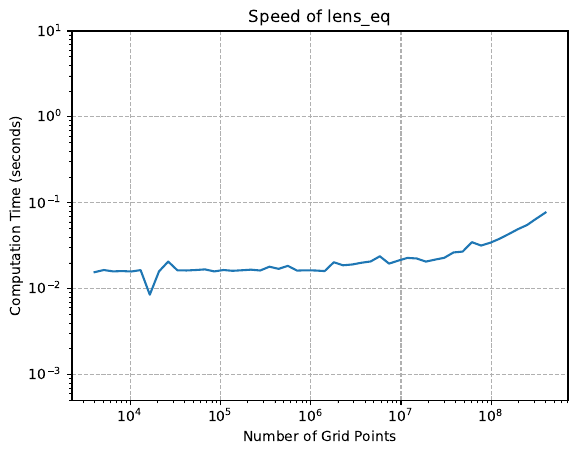

This chart was generated by the following Python code:
from functools import partial
import jax
import numpy as np
import jax.numpy as jnp
from jax import jit, lax
from microjax.poly_solver import poly_roots
from microjax.utils import match_points
from microjax.coeffs import _poly_coeffs_binary, _poly_coeffs_triple 
from microjax.coeffs import _poly_coeffs_critical_triple, _poly_coeffs_critical_binary
from microjax.point_source import lens_eq, lens_eq_det_jac
#jax.config.update("jax_enable_x64", True)

resolution = jnp.logspace(-1.5, -4, 50)

s  = 1.0
q  = 0.1
a  = 0.5 * s
e1 = q / (1.0 + q)
_params = {"a": a, "e1": e1, "q": q, "s": s} 

import time
num_measurements = 10
mean_times = []
std_times = []

for r in resolution:
    x_ = jnp.arange(-1, 1, r)
    y_ = jnp.arange(-1, 1, r)
    x_grid, y_grid = jnp.meshgrid(x_, y_)
    z_mesh = x_grid.ravel() + 1j * y_grid.ravel()

    times = []
    for _ in range(num_measurements):
        start = time.time()
        source_ = lens_eq(z_mesh, **_params)
        source_.block_until_ready()
        #jax.device_get(source_)
        end = time.time()
        times.append(end - start)
    
    average_time = np.mean(times)
    std_time = np.std(times)
    print(f"Resolution: {r:.2e}, Grid Points: {4.0/r**2:.1e}, Average Time: {average_time:.5f}, Std Dev: {std_time:.5f}")
    mean_times.append(average_time)
    std_times.append(std_time)

import matplotlib.pyplot as plt
fig = plt.figure()
plt.plot(4.0/resolution**2, mean_times)
plt.xscale("log")
plt.yscale("log")
plt.ylim(5e-4, 10)
plt.grid(ls="--")
plt.title("Speed of lens_eq")
plt.xlabel("Number of Grid Points")
plt.ylabel("Computation Time (seconds)")
plt.savefig('tests/integrate/inverse_ray/test_speed/speed_lens_eq.pdf', bbox_inches="tight")
#plt.savefig('tests/integrate/brute_force/speed_lens_eq.pdf')
plt.show()
